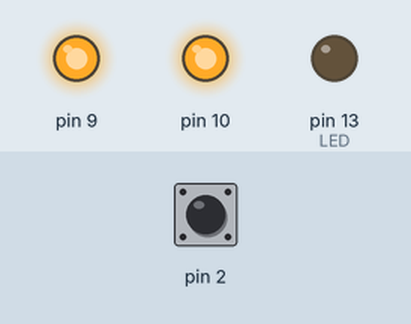
Bench run of a sketch on a simulated Arduino Uno, built with avr-gcc and run on an emulated ATmega328P. Shown: output pins drawn as LEDs (lit = HIGH). The inputs (shaded band) are chosen by the test bench; at power-on: pin 2 HIGH. What the sketch prints to the serial monitor is not drawn.

Above: at 0.5 s.
At 1.5 s:
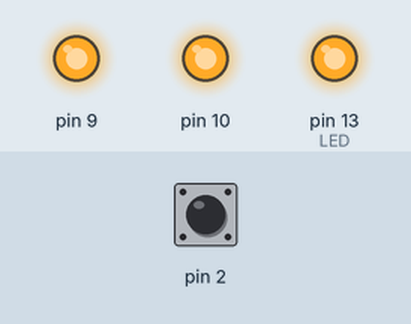
Timing chart, 0 to 3.0 s (numbered marks = the images above):
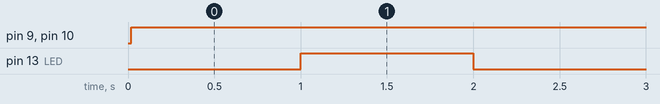

The sketch:

Nano_atmega328_test.ino
```cpp
uint32_t fast_timer, mid_timer, slow_timer;
volatile uint16_t pwm_in[2];

void setup()
{
  Serial.begin(115200);

  Init_Port();

  attachInterrupt(0, PWM_Capture1, CHANGE);
}

void loop()
{
  uint32_t now = millis();

  if(now - slow_timer >= 1000){ // 1Hz Loop
    slow_timer = now;
    slow_loop();
  }

  if(now - mid_timer >= 50){ // 20Hz Loop
    mid_timer = now;
    mid_loop();
  }

  if(now - fast_timer >= 10){ // 100Hz Loop
    fast_timer = now;
    fast_loop();
  }
}

void slow_loop()
{
  PORTB = (PORTB & ~(1 << 5)) | ~(PORTB & (1 << 5));

  //Serial.println(interval >> 1);
}

void mid_loop()
{
  Serial.print(pwm_in[0]);
  Serial.print("\t");
  Serial.println(pwm_in[1]);
}

void fast_loop()
{
}

void PWM_Capture1(){
  static uint16_t oldTCNT1;
  uint16_t count;
  uint8_t oldSREG = SREG;

  cli();
  count = TCNT1;
  SREG = oldSREG;

  if(!((PIND >> 2) & 0x01)){
    if(count < oldTCNT1){
      pwm_in[0] = (40000 - oldTCNT1) + count;
    }
    else pwm_in[0] = count - oldTCNT1;

    pwm_in[0] = pwm_in[0] >> 1;
  }

  oldTCNT1 = count;
}
```

Port_Init.ino
```cpp
void Init_Port()
{
  // PB0 = D8
  pinMode(8, INPUT);
  pinMode(9, OUTPUT);
  pinMode(10, OUTPUT);

  DDRB = (DDRB & ~(1 << 5))|(1 << 5); // Hertbeat LED

  uint8_t oldSREG = SREG;
  cli();
  TCNT1 = 0;
  TIFR1 = 0;

  TCCR1A = _BV(COM1A1) | _BV(COM1B1) | _BV(WGM11);
  TCCR1B = _BV(WGM13) | _BV(WGM12) | _BV(CS11);

  ICR1 = 40000;
  OCR1A = 0xFFFF;
  OCR1B = 0xFFFF;

  SREG = oldSREG;
}
```

Measured:
- by itself, pin 9, pin 10: LOW → HIGH at 0.02 s
- by itself, pin 13 (LED): alternates HIGH for 1.0 s and LOW for 1.0 s
